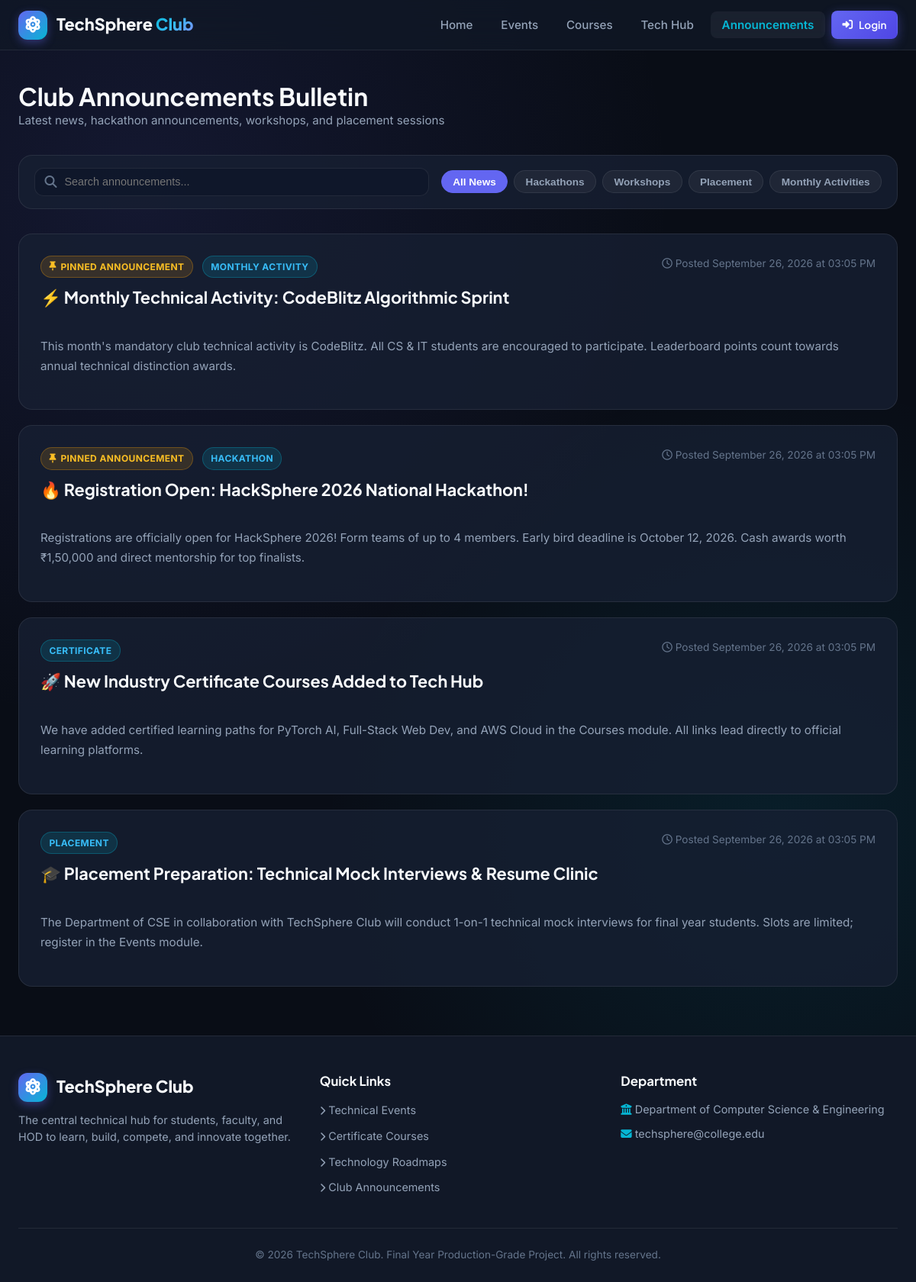
The page /announcements on the database its author committed.
### models.py (models this page shows, shortened)
class Announcement(db.Model):
    __tablename__ = 'announcements'
    id = db.Column(db.Integer, primary_key=True)
    title = db.Column(db.String(150), nullable=False)
    content = db.Column(db.Text, nullable=False)
    category = db.Column(db.String(50), nullable=False, default='General') # General, Hackathon, Workshop, Certificate, Competition, Placement, Monthly Activity
    is_pinned = db.Column(db.Boolean, default=False)
    created_by_id = db.Column(db.Integer, db.ForeignKey('users.id'), nullable=True)
    created_at = db.Column(db.DateTime, default=datetime.utcnow)

### app.py (the view)
@app.route('/announcements')
def announcements():
    all_announcements = Announcement.query.order_by(
        Announcement.is_pinned.desc(),
        Announcement.created_at.desc()
    ).all()
    return render_template('announcements/index.html', announcements=all_announcements)

### templates/announcements/index.html (shortened to what this page needs)
{% extends 'base.html' %}
{% block content %}
<div style="display: flex; justify-content: space-between; align-items: center; margin-bottom: 2rem; flex-wrap: wrap; gap: 1rem;">
    <div>
        <h1 style="font-size: 2rem;">Club Announcements Bulletin</h1>
        <p style="color: var(--text-muted); font-size: 0.95rem;">Latest news, hackathon announcements, workshops, and placement sessions</p>
    </div>
</div>
<div class="filter-bar">
    <div class="search-box">
        <i class="fa-solid fa-magnifying-glass search-icon"></i>
        <input type="text" id="searchInput" class="search-input" placeholder="Search announcements...">
    </div>
    <div class="filter-pills">
        <button type="button" class="filter-pill active" data-filter="all">All News</button>
        <button type="button" class="filter-pill" data-filter="Hackathon">Hackathons</button>
        <button type="button" class="filter-pill" data-filter="Workshop">Workshops</button>
        <button type="button" class="filter-pill" data-filter="Placement">Placement</button>
        <button type="button" class="filter-pill" data-filter="Monthly Activity">Monthly Activities</button>
    </div>
</div>
<div style="display: flex; flex-direction: column; gap: 1.25rem;">
    {% for ann in announcements %}
        <div class="card" data-category="{{ ann.category }}" data-searchable="{{ ann.title }} {{ ann.category }} {{ ann.content }}" style="padding: 1.75rem;">
            <div style="display: flex; justify-content: space-between; align-items: flex-start; margin-bottom: 0.75rem; flex-wrap: wrap; gap: 0.5rem;">
                <div style="display: flex; align-items: center; gap: 0.75rem;">
                    {% if ann.is_pinned %}
                        <span class="badge badge-amber"><i class="fa-solid fa-thumbtack"></i> Pinned Announcement</span>
                    {% endif %}
                    <span class="badge badge-cyan">{{ ann.category }}</span>
                </div>
                <span style="font-size: 0.85rem; color: var(--text-dim);">
                    <i class="fa-regular fa-clock"></i> Posted {{ ann.created_at.strftime('%B %d, %Y at %I:%M %p') }}
                </span>
            </div>
            <h2 style="font-size: 1.35rem; margin-bottom: 0.75rem;">{{ ann.title }}</h2>
            <p style="color: var(--text-muted); font-size: 0.95rem; line-height: 1.7; white-space: pre-line; margin-bottom: 1rem;">
                {{ ann.content }}
            </p>
        </div>
    {% else %}
        <div class="card" style="text-align: center; padding: 3rem;">
            <i class="fa-solid fa-bullhorn" style="font-size: 3rem; color: var(--text-dim); margin-bottom: 1rem;"></i>
            <h3>No Announcements Posted</h3>
            <p style="color: var(--text-muted);">No bulletin posts available at this time.</p>
        </div>
    {% endfor %}
</div>
{% endblock %}

### static/css/style.css (style rules this page uses)
:root { --bg-main: #090d16; --bg-surface: #111827; --bg-surface-glass: rgba(17, 24, 39, 0.75); --bg-surface-card: rgba(23, 32, 51, 0.8); --bg-surface-hover: rgba(30, 41, 67, 0.9); --border-subtle: rgba(255, 255, 255, 0.08); --border-accent: rgba(99, 102, 241, 0.3); --border-cyan: rgba(6, 182, 212, 0.3); --primary: #6366f1; --primary-hover: #4f46e5; --primary-glow: rgba(99, 102, 241, 0.4); --cyan: #06b6d4; --cyan-glow: rgba(6, 182, 212, 0.35); --emerald: #10b981; --emerald-bg: rgba(16, 185, 129, 0.15); --amber: #f59e0b; --amber-bg: rgba(245, 158, 11, 0.15); --rose: #f43f5e; --rose-bg: rgba(244, 63, 94, 0.15); --purple: #8b5cf6; --text-main: #f8fafc; --text-muted: #94a3b8; --text-dim: #64748b; --font-heading: 'Plus Jakarta Sans', -apple-system, sans-serif; --font-body: 'Inter', -apple-system, sans-serif; --radius-sm: 8px; --radius-md: 12px; --radius-lg: 18px; --radius-full: 9999px; --shadow-sm: 0 2px 4px rgba(0,0,0,0.3); --shadow-md: 0 10px 25px -5px rgba(0,0,0,0.5); --shadow-glow: 0 0 25px rgba(99, 102, 241, 0.25); --transition-fast: all 0.2s cubic-bezier(0.4, 0, 0.2, 1); --transition-normal: all 0.3s cubic-bezier(0.4, 0, 0.2, 1); }
*, *::before, *::after { box-sizing: border-box; margin: 0; padding: 0; }
body { font-family: var(--font-body); background-color: var(--bg-main); background-image: radial-gradient(circle at 15% 15%, rgba(99, 102, 241, 0.12) 0%, transparent 40%), radial-gradient(circle at 85% 65%, rgba(6, 182, 212, 0.1) 0%, transparent 40%); background-attachment: fixed; color: var(--text-main); line-height: 1.6; min-height: 100vh; display: flex; flex-direction: column; overflow-x: hidden; }
h1, h2, h3, h4, h5, h6 { font-family: var(--font-heading); color: var(--text-main); font-weight: 700; line-height: 1.25; }
.card { background: var(--bg-surface-card); border: 1px solid var(--border-subtle); border-radius: var(--radius-lg); padding: 1.5rem; transition: var(--transition-normal); position: relative; overflow: hidden; }
.badge { display: inline-flex; align-items: center; gap: 0.35rem; padding: 0.25rem 0.65rem; font-size: 0.75rem; font-weight: 700; border-radius: var(--radius-full); text-transform: uppercase; letter-spacing: 0.4px; }
.badge-cyan { background: rgba(6, 182, 212, 0.15); color: #38bdf8; border: 1px solid rgba(6, 182, 212, 0.3); }
.badge-amber { background: rgba(245, 158, 11, 0.15); color: #fbbf24; border: 1px solid rgba(245, 158, 11, 0.3); }
.filter-bar { display: flex; flex-wrap: wrap; align-items: center; justify-content: space-between; gap: 1rem; background: var(--bg-surface-card); border: 1px solid var(--border-subtle); border-radius: var(--radius-lg); padding: 1rem 1.25rem; margin-bottom: 2rem; }
.search-box { position: relative; flex: 1; min-width: 240px; }
.search-input { width: 100%; padding: 0.6rem 1rem 0.6rem 2.4rem; background: rgba(15, 23, 42, 0.8); border: 1px solid var(--border-subtle); border-radius: var(--radius-md); color: var(--text-main); font-size: 0.9rem; }
.search-icon { position: absolute; left: 0.85rem; top: 50%; transform: translateY(-50%); color: var(--text-dim); }
.filter-pills { display: flex; align-items: center; gap: 0.5rem; flex-wrap: wrap; }
.filter-pill { padding: 0.4rem 0.9rem; font-size: 0.85rem; font-weight: 600; border-radius: var(--radius-full); background: rgba(255, 255, 255, 0.05); color: var(--text-muted); border: 1px solid var(--border-subtle); cursor: pointer; transition: var(--transition-fast); }
.filter-pill:hover, .filter-pill.active { background: var(--primary); color: white; border-color: var(--primary); }

### rows shown on the page
Announcement: is_pinned True (drawn), category "MONTHLY ACTIVITY", created_at "September 26, 2026 at 03:05 PM", title "⚡ Monthly Technical Activity: CodeBlitz Algorithmic Sprint", content "This month's mandatory club technical activity is CodeBlitz. All CS & IT students are encouraged to participate. Leaderboard points count towards annual technical distinction awards."
Announcement: is_pinned True (drawn), category "HACKATHON", created_at "September 26, 2026 at 03:05 PM", title "🔥 Registration Open: HackSphere 2026 National Hackathon!", content "Registrations are officially open for HackSphere 2026! Form teams of up to 4 members. Early bird deadline is October 12, 2026. Cash awards worth ₹1,50,000 and direct mentorship for top finalists."
Announcement: category "CERTIFICATE", created_at "September 26, 2026 at 03:05 PM", title "🚀 New Industry Certificate Courses Added to Tech Hub", content "We have added certified learning paths for PyTorch AI, Full-Stack Web Dev, and AWS Cloud in the Courses module. All links lead directly to official learning platforms."
Announcement: category "PLACEMENT", created_at "September 26, 2026 at 03:05 PM", title "🎓 Placement Preparation: Technical Mock Interviews & Resume Clinic", content "The Department of CSE in collaboration with TechSphere Club will conduct 1-on-1 technical mock interviews for final year students. Slots are limited; register in the Events module."
